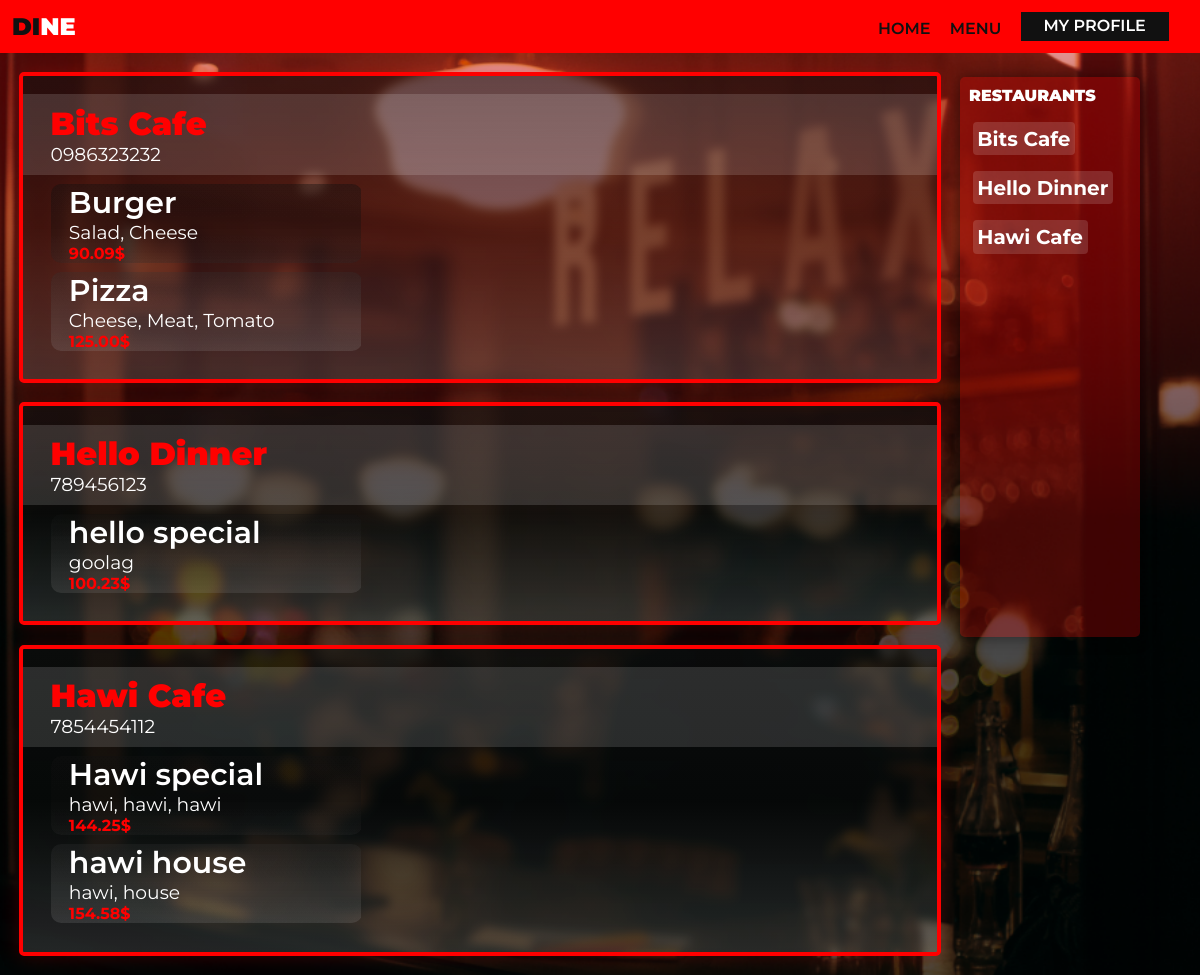
/dine/menu/, run on the app's committed database.
### menu/models.py (models this page shows, shortened)
class Restaurant(models.Model):
    user = models.OneToOneField(User, on_delete=models.CASCADE)
    phone_regex = RegexValidator(regex= r'^\+?1?\d{9,15}$', message = "Phone number must be entered in the format: '+999999999' . Up to 15 digits allowed. ")
    restaurant_name = models.CharField(default= "", max_length= 40)
    phone_number = models.CharField(default = "", validators=[phone_regex],max_length=17, blank= False)

class Menu(models.Model):
    restaurant= models.ForeignKey(Restaurant, on_delete=models.CASCADE)
    food_name= models.CharField(max_length= 120)
    food_ingridients = models.CharField(max_length = 300)
    food_price = models.CharField(max_length= 20)

### menu/views.py (the view)
# urls.py: path('dine/', include('menu.urls'))
def menu(request):
    context = {
        'food' : Menu.objects.all(),
        'user' : User.objects.all(),
    }
    return render(request, 'menu/menu.html', context)

### menu/templates/menu/menu.html
{% extends 'menu/home.html' %}
{% block menu %}
    <div class="wrap">
        <div class="wrap1">
            {% for x in user %}
            <div class="wrap2">
                {% if x.restaurant.restaurant_name == '' %}
                {% else %}
                <div class="resttitle" id="{{x.restaurant.restaurant_name}}">
                    <h1>{{x.restaurant.restaurant_name}}</h1>
                    <h3><a href="#">{{x.restaurant.phone_number}}</a></h3>
                </div>
                {% endif %}
                    {% for y in food %}
                        {% if x.restaurant.restaurant_name == y.restaurant.restaurant_name %}
                                <div class="profile" id="menudisplay">
                                    <div class="details" id="detailsmenu">
                                        <h1><a href="#">{{y.food_name}}</a></h1 >
                                        <h3><a href="#">{{y.food_ingridients}}</a></h3>
                                        <h4><a href="#">{{y.food_price}}</a></h4>
                                    </div>
                                </div>
                        {% endif %}
                    {% endfor %}
                </div>
            {% endfor %}
        </div>
        <div class="restmenu">
            <h4>RESTAURANTS</h4>
            {% for z in user %}
            {% if z.restaurant.restaurant_name == '' %}
            {% else %}
                <div class="clickers">
                    <a href="#{{z.restaurant.restaurant_name}}">{{z.restaurant.restaurant_name}}</a>
                </div>
            {% endif %}
            {% endfor %}
        </div>
    </div>
{% endblock menu %}

### menu/templates/menu/home.html (shortened to what this page needs)
<!DOCTYPE html>
{% load static %}
{% load crispy_forms_tags %}
<html lang="en">
<head>
    <link rel="stylesheet" href="{% static "main/style.css" %}">
    <link rel="stylesheet" href="{% static "menu/style.css" %}">
</head>
<body>
    <section class="navigationMenu">
        <div class="logo">
            <h1>DI<a href="">NE</a></h1>
        </div>
        <div class="navigationLinks">
            <a href="{% url 'homeview' %}">HOME</a>
            <a href="{% url 'menu' %}">MENU</a>
            <div class="registrationLinks">
                <a href="{% url 'profile' %}">MY PROFILE</a>
            </div>
        </div>
    </section>
    {% block menu %}{% endblock menu %}
</body>
</html>

### main/static/main/style.css (style rules this page uses)
* { margin: 0; padding: 0; font-family: 'Montserrat', sans-serif; }
body { background: fixed url('back.png'); background-position: center; background-size: cover; }
.navigationMenu { background: rgb(255, 0, 0); padding: 1%; width: 98%; display: flex; justify-content: space-between; }
.logo { width: 45%; text-align: left; }
.logo h1 { font-weight: 900; color: #111; }
.logo a { color: #fff; text-decoration: none; }
.navigationLinks { display: flex; width: 28%; text-align: right; justify-content: space-evenly; }
.navigationLinks a { color: #111; text-decoration: none; padding-top: 2%; font-weight: 600; }
.registrationLinks { padding-top: .3%; background: #111; width: 45%; display: flex; justify-content: space-evenly; }
.registrationLinks a { color: #fff; text-decoration: none; }

### menu/static/menu/style.css (style rules this page uses)
.profile { margin: 3%; width: 35%; background: linear-gradient(to bottom, rgba(17, 17, 17, 0.589), rgba(17, 17, 17, 0.336),rgba(255, 255, 255, 0.137)); backdrop-filter: blur(5px); border-radius: 10px; padding: 2%; box-shadow: 0 1px 5px 0 rgba(0, 0, 0, 0.438); border: 3px solid red; box-shadow: inset 0 2px 10px 2px rgba(0, 0, 0, 0.438); }
.details h1 { color: white; font-weight: 900; cursor: default; margin-bottom: 5%; }
.details h1 a { color: red; text-decoration: none; cursor: default; }
.details h3 { color: white; font-weight: 600; }
.details h3 a { color: red; text-decoration: none; font-weight: 400; cursor: default; }
#menudisplay { width: 30%; border: 0; background: none; box-shadow: none; backdrop-filter: blur(0); margin-bottom: 1%; padding-bottom: 0; padding-top: 0; margin-top: 1%; }
#menudisplay h1 { padding-bottom: 0%; margin-bottom: 0; font-size: 30px; font-weight: 600; color: black; }
#menudisplay h1 a { color: white; }
#menudisplay h3 a { font-weight: 400; color: white; }
#menudisplay h4 a { text-decoration: none; color: red; }
.resttitle { width: 96%; margin-top: 2%; padding: 1%; padding-left: 3%; font-weight: 900; background: rgba(255, 255, 255, 0.137); color: red; }
.resttitle h1 { font-weight: 900; }
.restmenu { position: sticky; top: 2%; margin-top: 2%; height: 70vh; left: 80%; width: 15%; background: rgba(255, 0, 0, 0.247); border-radius: 5px; box-shadow: 0 1px 15px 0 rgba(0, 0, 0, 0.438); }
.wrap2 { border-radius: 5px; background: linear-gradient(to bottom, rgba(17, 17, 17, 0.589), rgba(17, 17, 17, 0.336),rgba(255, 255, 255, 0.137)); backdrop-filter: blur(5px); box-shadow: 0 1px 20px 0 rgba(255, 0, 0, 0.205); margin: 2%; padding-bottom: 2%; border: 4px solid red; }
.restmenu h4 { padding: 5%; color: white; font-weight: 900; }
.clickers { padding: 7%; }
.clickers a { font-size: 20px; text-decoration: none; font-weight: 700; color: white; background: rgba(255, 255, 255, 0.144); padding: 3%; border-radius: 4px; }
.wrap { display: flex; }
.wrap1 { width: 80%; }
.resttitle h3 a { color: white; font-weight: 400; text-decoration: none; }

### data on the page
Menu: food_name "Burger", food_ingridients "Salad, Cheese", food_price "90.09$"
Menu: food_name "Pizza", food_ingridients "Cheese, Meat, Tomato", food_price "125.00$"
Menu: food_name "hello special", food_ingridients "goolag", food_price "100.23$"
Menu: food_name "Hawi special", food_ingridients "hawi, hawi, hawi", food_price "144.25$"
Menu: food_name "hawi house", food_ingridients "hawi, house", food_price "154.58$"

### other printed values
{{ x.restaurant.restaurant_name }} "Bits Cafe"
{{ x.restaurant.phone_number }} "0986323232"
{{ x.restaurant.restaurant_name }} "Hello Dinner"
{{ x.restaurant.phone_number }} "789456123"
{{ x.restaurant.restaurant_name }} "Hawi Cafe"
{{ x.restaurant.phone_number }} "7854454112"
{{ z.restaurant.restaurant_name }} "Bits Cafe"
{{ z.restaurant.restaurant_name }} "Hello Dinner"
{{ z.restaurant.restaurant_name }} "Hawi Cafe"
